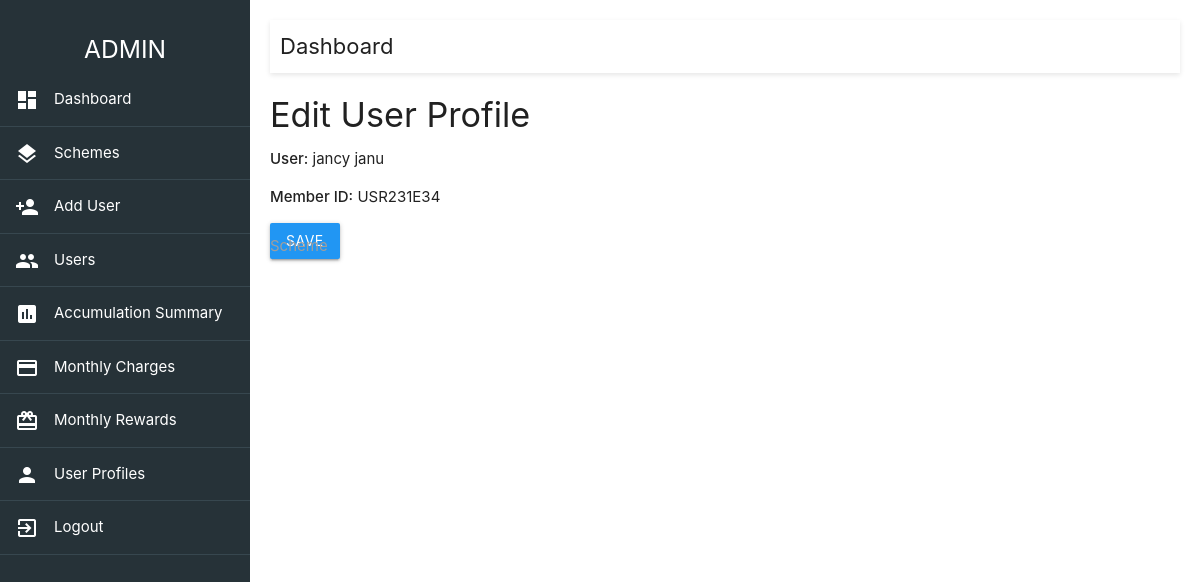
/admin-user-profile/2/ (signed in), run on the app's committed database.
### app/models.py (models this page shows, shortened)
class UserProfile(models.Model):
    user = models.OneToOneField(User, on_delete=models.CASCADE)
    scheme = models.ForeignKey(Scheme, on_delete=models.SET_NULL, null=True)
    member_id = models.CharField(max_length=20, unique=True, blank=True)

### app/views.py (the view)
# urls.py: path("admin-user-profile/<int:user_id>/", admin_edit_profile, name="admin_edit_profile"),
def admin_edit_profile(request, user_id):
    if not request.user.is_superuser:
        return redirect("/")
    profile = UserProfile.objects.get(user_id=user_id)
    schemes = Scheme.objects.all()
    if request.method == "POST":
        scheme_id = request.POST.get("scheme")
        profile.scheme = Scheme.objects.get(id=scheme_id)
        profile.save()
        messages.success(request, "Profile updated")
        return redirect("/admin-dashboard/")
    return render(request, "admin_edit_profile.html", {
        "profile": profile,
        "schemes": schemes
    })

### templates/admin_edit_profile.html (shortened to what this page needs)
{% extends "admin_base.html" %}
{% block content %}
<h4>Edit User Profile</h4>
<p><strong>User:</strong> {{ profile.user.first_name }} {{ profile.user.last_name }}</p>
<p><strong>Member ID:</strong> {{ profile.member_id }}</p>
<form method="post">
    <div class="input-field">
        <label>Scheme</label>
    </div>
    <button class="btn blue">Save</button>
</form>
{% endblock %}

### templates/admin_base.html (style rules this page uses)
body { display: flex; min-height: 100vh; margin: 0; }

### data on the page
UserProfile: user.first_name "jancy", user.last_name "janu", member_id "USR231E34"

### other printed values
{{ title|default:"Dashboard" }} "Dashboard"
